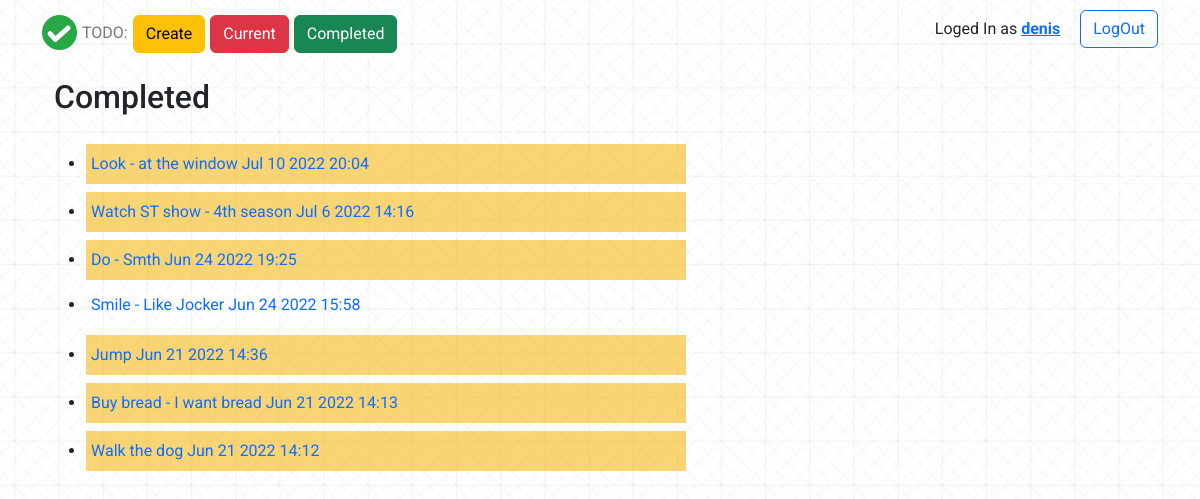
Before: /completed/ (signed in) with the older database file.
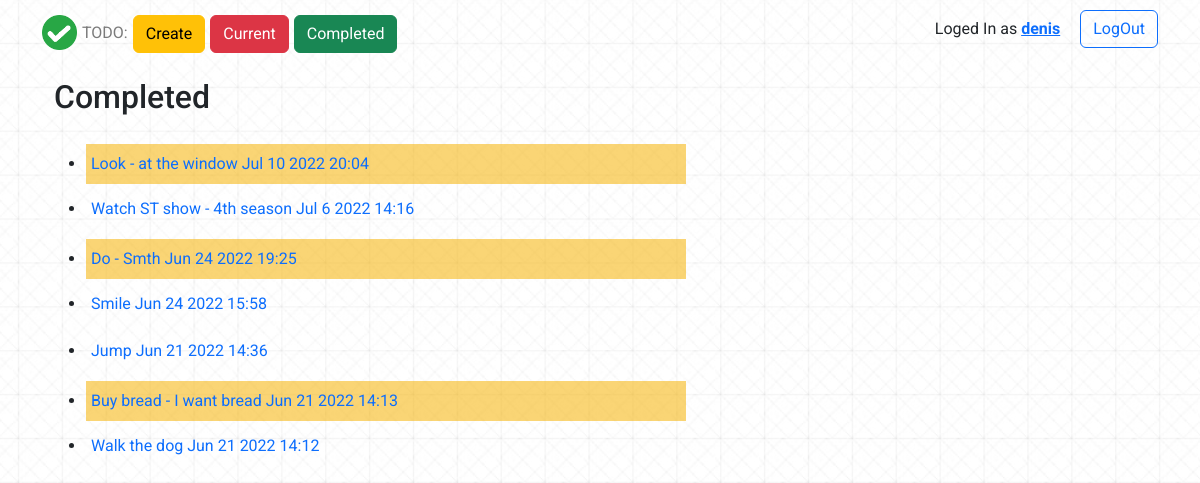
After: the same page with the newer database file.
### todo/models.py (models this page shows, shortened)
class ToDo(models.Model):
    title = models.CharField(max_length=100)
    memo = models.TextField(blank=True)
    date = models.DateTimeField(auto_now_add=True)
    date_completed = models.DateTimeField(null=True, blank=True)
    important = models.BooleanField(default=False)
    user = models.ForeignKey(User, on_delete=models.CASCADE)

### todo/views.py (the view)
# urls.py: path('completed/', views.completedtodos, name = 'completedtodos'),
@login_required
def completedtodos(request):
    todos = ToDo.objects.filter(user=request.user, date_completed__isnull=False).order_by('-date_completed')
    return render(request, 'todo/completedtodos.html', {'todos':todos})

### todo/templates/todo/completedtodos.html
{% extends 'todo/base.html' %}
{% block content %}
<div class="container">
    <div class="completed-block">
        <h2>Completed</h2>
        <div class="completed-tasks">
            <ul>
                {% for todo in todos %}
                <li>
                    <div class="completed-todo">
                        <a href="{% url 'viewtodo' todo.id %}">
                            {% if todo.important %}<div class="copleted-important form">{{ todo.title }} {% if todo.memo %} - {{ todo.memo | truncatechars:54 }}  {% endif %} {{ todo.date_completed|date:'M j Y H:i' }}</div> {% endif %}
                            {% if not todo.important %}<div class="completed-not-imortant"> {{ todo.title }} {% if todo.memo %} - {{ todo.memo | truncatechars:54 }} {% endif %} {{ todo.date_completed|date:'M j Y H:i' }}</div>   {% endif %}
                        </a>
                    </div>
                </li>
                {% endfor %}
            </ul>
        </div>
    </div>
</div>
{% endblock %}

### todo/templates/todo/base.html (shortened to what this page needs)
{% load static %}
<!doctype html>
<html lang="en">
  <head>
    <link href="https://cdn.jsdelivr.net/npm/bootstrap@5.2.0-beta1/dist/css/bootstrap.min.css" rel="stylesheet">
    <link rel="stylesheet" href="{% static 'css/style.css'%}">
  </head>
  <body>
    <div class="header">
        <div class="container">
            <nav>
                <div class="menu col-md-8">
                    <div class="menu_btn">
                        <a class="logo-ref" href="/">
                            <img src="{% static 'img/Logo.png' %}" width="35" height="35" class="d-inline-block align-top" alt="Logo">
                            <div class="logo_title">TODO:</div>
                        </a>
                        <a href="{% url 'createtodo' %}">
                            <button type="button" class="btn btn-warning">Create</button>
                        </a>
                        <a href="{% url 'currenttodos' %}">
                            <button type="button" class="btn btn-danger">Current</button>
                        </a>
                        <a href="{% url 'completedtodos' %}">
                            <button type="button" class="btn btn-success">Completed</button>
                        </a>
                    </div>
                </div>
                <div class="logout col-md-4">
                    {% if user.is_authenticated  %}
                    <div class="user_name_loggin">Loged In as
                        <span>
                            <a href="{% url 'currenttodos' %}">
                                {{ user.username }}
                            </a>
                        </span>
                    </div>
                    <form  action="{% url 'logoutuser' %}" method="POST">
                    <button type="submit" class="btn btn-outline-primary">LogOut</button>
                    </form>
                    {% endif %}
                </div>
            </nav>
        </div>
    </div>
    <div class="container">
        {% block content %}{% endblock %}
    </div>
  </body>
</html>

### static/css/style.css (style rules this page uses)
body { font-family:Roboto;background:url(../img/bg_middle.jpg) center center/ cover repeat }
nav { margin-top:10px;display:flex }
.menu { display:flex;align-content:center;padding:5px 0 }
.menu .menu_btn { display:flex }
.menu .logo-ref { display:flex }
.menu a { margin-right:5px;text-decoration:none }
.menu .menu_btn .logo_title { color:#7a7a7a;text-align:center;line-height:36px }
.menu .menu_btn img { margin-right:5px }
.logout { display:flex;justify-content:right;align-content:center }
.logout .user_name_loggin { margin-right:20px;padding:7px 0 5px }
.logout .user_name_loggin span { color:blue;font-weight:700 }
.completed-block { margin-top:20px }
.completed-tasks { margin-top:20px }
.completed-todo a { text-decoration:none }
.completed-todo { padding-top:5px }
.copleted-important { margin-top:3px;background-color:rgba(247,180,10,0.562);padding:8px 0 10px 5px;height:40px;width:600px }
.completed-not-imortant { background-color:none;padding:8px 0 10px 5px }

Changed rows visible on the page:
changed ToDo "Watch ST show": important True → False (drawn)
changed ToDo "Smile": memo "Like Jocker" → (not shown)
changed ToDo "Jump": important True → False (drawn)
changed ToDo "Walk the dog": important True → False (drawn)
